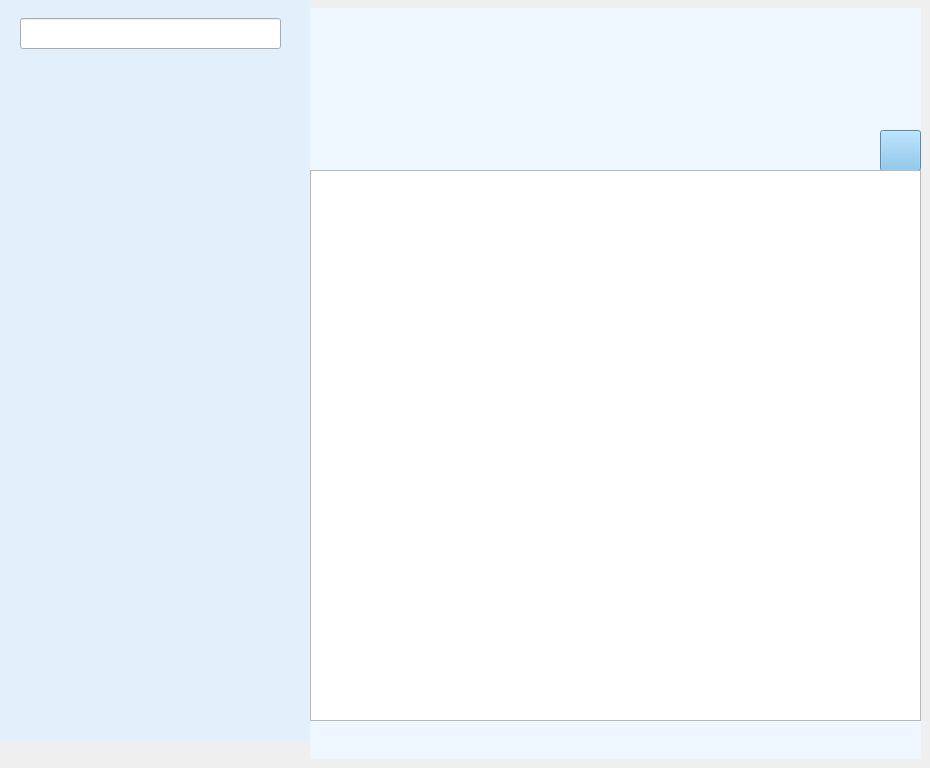
     <widget class="QWidget" name="tab_2">
      <attribute name="icon">
       <iconset resource="image.qrc">
        <normaloff>:/image/dongtai.png</normaloff>:/image/dongtai.png</iconset>
      </attribute>
      <attribute name="title">
       <string/>
      </attribute>
      <widget class="QPushButton" name="pushButton_2">
       <property name="geometry">
        <rect>
         <x>588</x>
         <y>448</y>
         <width>81</width>
         <height>81</height>
        </rect>
       </property>
       <property name="styleSheet">
        <string notr="true">border-image: url(:/image/QQ.png);</string>
       </property>
       <property name="text">
        <string/>
       </property>
      </widget>
      <widget class="QLabel" name="label_8">
       <property name="geometry">
        <rect>
         <x>0</x>
         <y>0</y>
         <width>311</width>
         <height>741</height>
        </rect>
       </property>
       <property name="styleSheet">
        <string notr="true">background-color: rgb(225, 240, 250);</string>
       </property>
       <property name="text">
        <string/>
       </property>
      </widget>
      <widget class="QPushButton" name="pushButton">
       <property name="geometry">
        <rect>
         <x>728</x>
         <y>198</y>
         <width>121</width>
         <height>121</height>
        </rect>
       </property>
       <property name="styleSheet">
        <string notr="true">border-image: url(:/image/wxx.png);</string>
       </property>
       <property name="text">
        <string/>
       </property>
      </widget>
      <widget class="QPushButton" name="pushButton_3">
       <property name="geometry">
        <rect>
         <x>358</x>
         <y>238</y>
         <width>121</width>
         <height>121</height>
        </rect>
       </property>
       <property name="styleSheet">
        <string notr="true">border-image: url(:/image/wbb.png);</string>
       </property>
       <property name="text">
        <string/>
       </property>
      </widget>
      <widget class="QLabel" name="label_9">
       <property name="geometry">
        <rect>
         <x>310</x>
         <y>8</y>
         <width>611</width>
         <height>751</height>
        </rect>
       </property>
       <property name="styleSheet">
        <string notr="true">background-color: rgb(238, 247, 255);</string>
       </property>
       <property name="text">
        <string/>
       </property>
      </widget>
      <widget class="QLineEdit" name="lineEdit_3">
       <property name="geometry">
        <rect>
         <x>20</x>
         <y>18</y>
         <width>261</width>
         <height>31</height>
        </rect>
       </property>
       <property name="font">
        <font>
         <family>微软雅黑</family>
         <pointsize>10</pointsize>
        </font>
       </property>
       <property name="styleSheet">
        <string notr="true"/>
       </property>
      </widget>
      <widget class="QPushButton" name="pushButton_25">
       <property name="geometry">
        <rect>
         <x>880</x>
         <y>130</y>
         <width>41</width>
         <height>41</height>
        </rect>
       </property>
       <property name="styleSheet">
        <string notr="true">QPushButton{border-image: url(:/image/tianjia2.png);background: rgb(120, 190, 235);}
QPushButton:hover{background: rgb(130, 210, 245);}</string>
       </property>
       <property name="text">
        <string/>
       </property>
       <property name="checkable">
        <bool>true</bool>
       </property>
      </widget>
      <widget class="QListWidget" name="listWidget_5">
       <property name="geometry">
        <rect>
         <x>310</x>
         <y>170</y>
         <width>611</width>
         <height>551</height>
        </rect>
       </property>
      </widget>
     </widget>
